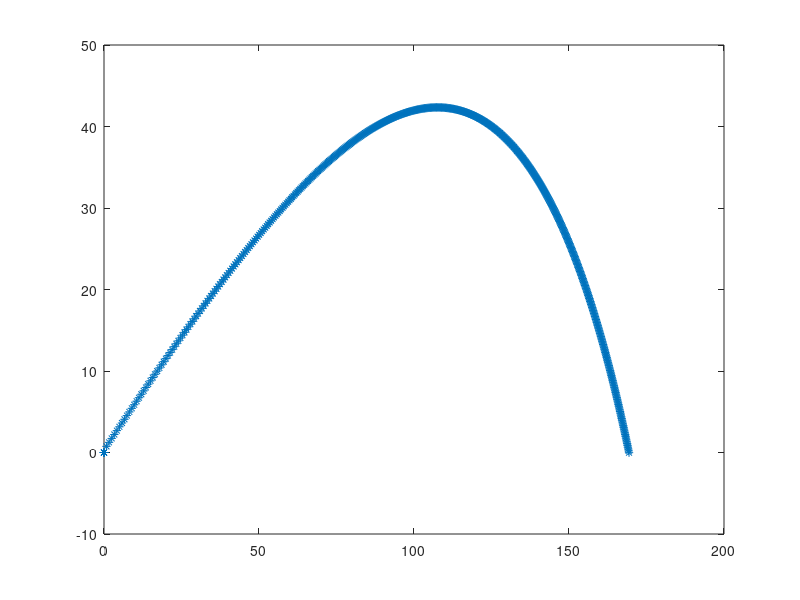

Write MATLAB code to recreate this figure.
%
%
% Movimento de Projetil Sob Arrasto Aerodinâmico Quadrático
%
% Aula de 09/03/2016
%
% Equações Governantes : m d([v_i v_j]') / dt = -m [0 g_j] - Ca [v_i v_j]' [v_i v_j] 
%
% Solução Via Método de Euler / Diferenças Difinitas
% 			  
%

clear
clc

format long ;

function wx = fx(Ca, vy, vx, m, mi)
	wx = - (1./ m) * Ca * ( sqrt(vx*vx + vy*vy) * vx) - mi * vx ;
endfunction

function wy = fy(Ca, vy, vx, g, m, mi)
	wy = -g - (1./ m) * Ca * ( sqrt(vx*vx + vy*vy) * vy)  - mi * vy;
endfunction

function zx = gx(vx)
	zx = vx ;
endfunction

function zy = gy(vy)
	zy = vy ;
endfunction


% Dados - Caso 1
m     = 0.010 ;
Ca    = 0.00010 ;
mi    = 18.68e-6 ;
g      = 9.80 ;

% Iniciando Integração --- Condições e Parâmetros Iniciais


h   = 0.01 ;
t0  = 0 ;
x0  = 0 ;
y0  = 0.3 ;
V0    = 100.0 ;
tetha = 3.14159 * 30.00 / 180.0 ;
vx0 = V0 * cos(tetha) ;
vy0 = V0 * sin(tetha) ;

i   = 1;

 t  = t0 ;
 x  = x0 ;
 y  = y0 ;
 vx = vx0 ;
 vy = vy0 ;

    a_(1,1)=0;
    a_(2,1)=1/5;
    a_(3,1)=3/40; a_(3,2)=9/40;
    a_(4,1)=44/45; a_(4,2)=-56/15; a_(4,3)=32/9;
    a_(5,1)=19372/6561; a_(5,2)=-25360/2187; a_(5,3)=64448/6561; a_(5,4)=-212/729;
    a_(6,1)=9017/3168; a_(6,2)=-355/33; a_(6,3)=46732/5247; a_(6,4)=49/176; a_(6,5)=-5103/18656;
    a_(7,1)=35/384; a_(7,2)=0; a_(7,3)=500/1113; a_(7,4)=125/192; a_(7,5)=-2187/6784; a_(7,6)=11/84;
    % 4th order b-coefficients
    b4_(1,1)=5179/57600; b4_(2,1)=0; b4_(3,1)=7571/16695; b4_(4,1)=393/640; b4_(5,1)=-92097/339200; b4_(6,1)=187/2100; b4_(7,1)=1/40;
    % 5th order b-coefficients
    b5_(1,1)=35/384; b5_(2,1)=0; b5_(3,1)=500/1113; b5_(4,1)=125/192; b5_(5,1)=-2187/6784; b5_(6,1)=11/84; b5_(7,1)=0;
    for i=1:7,
     c_(i)=sum(a_(i,:));
    endfor

	k1_ = zeros(1,7);
	k2_ = zeros(1,7);
	k3_ = zeros(1,7);
	k4_ = zeros(1,7);

 	k1_(1)  = h * fx( Ca, vy, vx, m, mi ) ;
 	k2_(1)  = h * fy( Ca, vy, vx, g, m, mi ) ;
 	k3_(1)  = h * gx( vx ) ;
 	k4_(1)  = h * gy( vy ) ;

while ( y > 0.0001 )

    for j = 1:6,
    	k1_(j+1) = fx( Ca, vy + h*k2_(1:j)*a_(j+1,1:j)', vx + h*k1_(1:j)*a_(j+1,1:j)', m, mi ) ;
        k2_(j+1) = fy( Ca, vy + h*k2_(1:j)*a_(j+1,1:j)', vx + h*k1_(1:j)*a_(j+1,1:j)', g, m, mi ) ;
        k3_(j+1) = gx( vx + h*k1_(1:j)*a_(j+1,1:j)') ;
		k4_(j+1) = gy( vy + h*k2_(1:j)*a_(j+1,1:j)') ;                                    
    endfor

 	%vx = vx + h * (k1_ * b4_); 
 	%vy = vy + h * (k2_ * b4_); 
 	%x  =  x + h * (k3_ * b4_);
 	%y  =  y + h * (k4_ * b4_);

 	vx = vx + h * (k1_ * b5_); 
 	vy = vy + h * (k2_ * b5_); 
 	x  =  x + h * (k3_ * b5_);
 	y  =  y + h * (k4_ * b5_);  

 	i = i + 1 ;
 	t = t + h ;
 	tempo(i)  = t ;
 	posicx(i) = x ;
 	posicy(i) = y ;


 	k1_(1)  = k1_(7) ;
 	k2_(1)  = k2_(7) ; 
 	k3_(1)  = k3_(7) ;
 	k4_(1)  = k4_(7) ;

endwhile


% Saidas
disp(" ========================================================= ")
disp(" Movimento de Projetil Sob Arrasto Aerodinamico Quadratico ")
disp(" ========================================================= ")
disp(" Dados : ")
disp(" ======= ")
disp(" Massa : "), disp(m)
disp(" Aceleração da Gravidade : "), disp(g)
disp(" Coef. de Amortecimento : "), disp(Ca)
disp(" Condicoes Iniciais : ")
disp(" Velocidade Inicial : "), disp(V0)
disp(" Angulo de Disparo [graus] : "), disp(180 * tetha / pi) ;
disp(" =========================== ")
disp(" Saida : ")
disp(" ======= ")
disp(" Alcance : "), disp(x);

% Plotando
figure(1);
plot ( posicx, posicy, '*');

